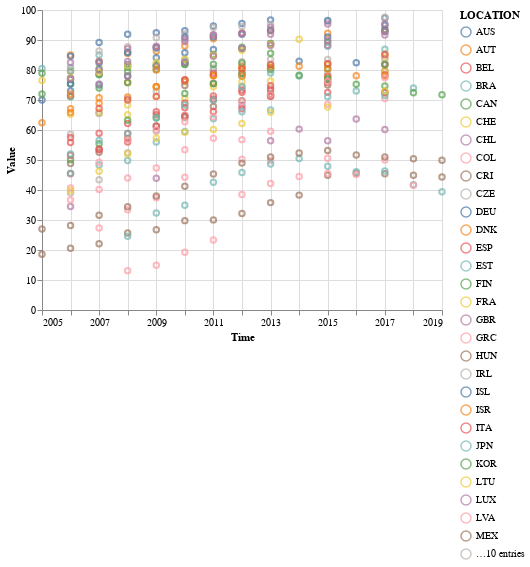

Notebook code for this chart:
### Markdown cell above
By taking the above as an example, we might expect a wide gap in access to computer at home between developed countries (*Denkmark* above) and developing (*Mexico* above).

### Code cell
import altair as alt
Chart(comp_new).mark_point().encode(x="Time",y="Value",color="LOCATION")

### Figure 1 — Vega-Lite specification as saved in the notebook (floating-point values rounded to 4 significant figures; data arrays with more than 128 entries replaced by an {"elided": "..."} marker saying what was removed)
{"config": {"view": {"continuousWidth": 400, "continuousHeight": 300}}, "data": {"name": "data-16aecc8250296142a976e34d3f7fa4a8"}, "mark": "point", "encoding": {"color": {"type": "nominal", "field": "LOCATION"}, "x": {"type": "temporal", "field": "Time"}, "y": {"type": "quantitative", "field": "Value"}}, "$schema": "https://vega.github.io/schema/vega-lite/v4.8.1.json", "datasets": {"data-16aecc8250296142a976e34d3f7fa4a8": {"elided": "388 records"}}}
